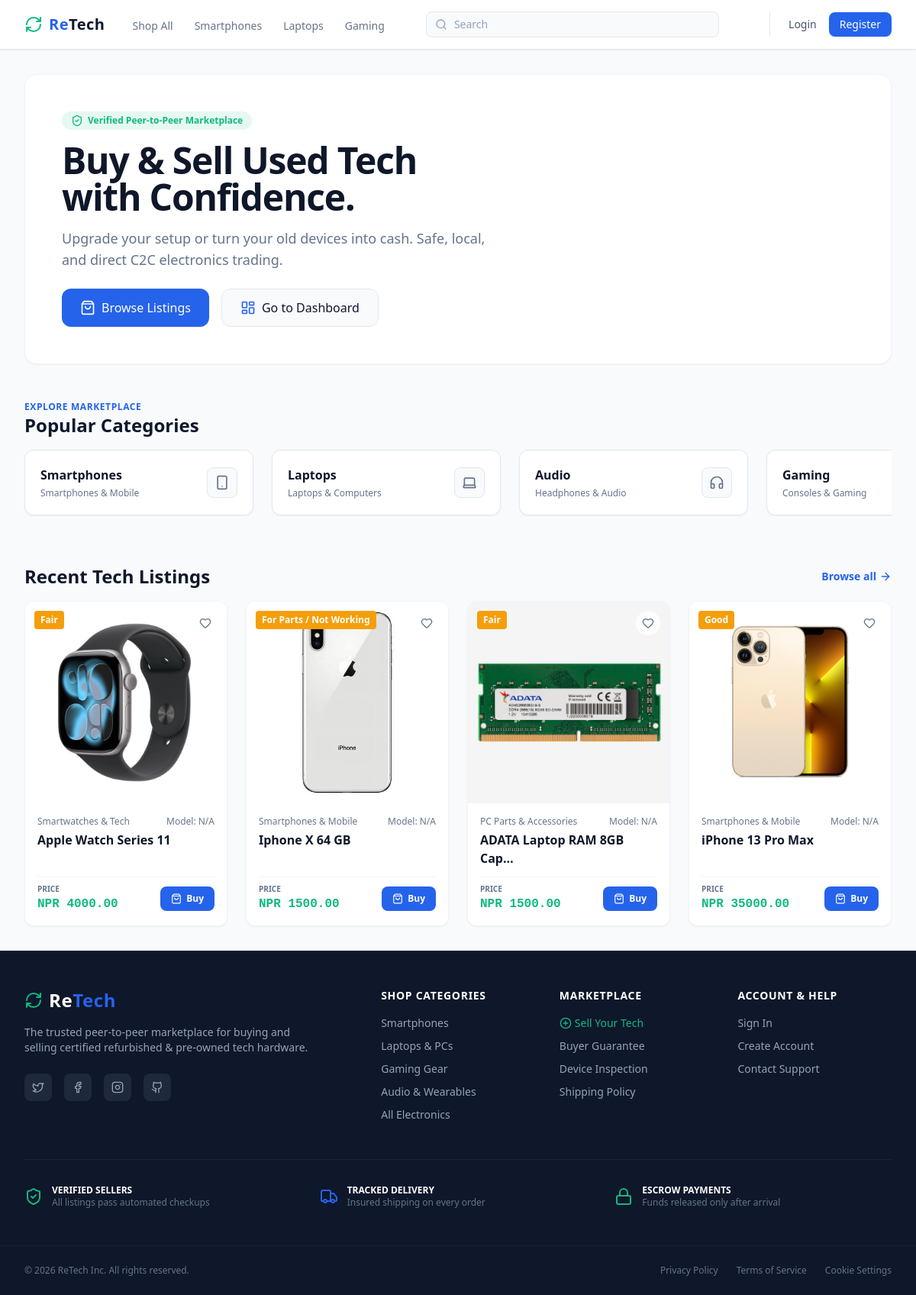
The page / on the database its author committed.
### rt_app/models.py (models this page shows, shortened)
class Product(models.Model):
    class Condition(models.TextChoices):
        LIKE_NEW = 'like_new', 'Like New'
        EXCELLENT = 'excellent', 'Excellent'
        GOOD = 'good', 'Good'
        FAIR = 'fair', 'Fair'
        FOR_PARTS = 'for_parts', 'For Parts / Not Working'
    class Category(models.TextChoices):
        SMARTPHONES = 'smartphones', 'Smartphones & Mobile'
        LAPTOPS = 'laptops', 'Laptops & Computers'
        AUDIO = 'audio', 'Headphones & Audio'
        GAMING = 'gaming', 'Consoles & Gaming'
        COMPONENTS = 'components', 'PC Parts & Accessories'
        WEARABLES = 'wearables', 'Smartwatches & Tech'
    seller = models.ForeignKey(User, on_delete=models.CASCADE, related_name='listings')
    category = models.CharField(max_length=30, choices=Category.choices, default=Category.SMARTPHONES)
    title = models.CharField(max_length=255)
    brand = models.CharField(max_length=100)
    model_name = models.CharField(max_length=100, blank=True)
    description = models.TextField()
    price = models.DecimalField(max_digits=10, decimal_places=2)
    condition = models.CharField(max_length=20, choices=Condition.choices, default=Condition.GOOD)
    battery_health = models.PositiveIntegerField(blank=True, null=True)
    has_original_box = models.BooleanField(default=False)
    has_bill_or_warranty = models.BooleanField(default=False)
    product_image = models.ImageField(upload_to='images/products/')
    is_sold = models.BooleanField(default=False)
    is_active = models.BooleanField(default=True)
    created_at = models.DateTimeField(auto_now_add=True)
    updated_at = models.DateTimeField(auto_now=True)

### rt_app/views/main_view.py (the view)
# urls.py: path('', home_view, name='home'),
def home_view(request):
    products = Product.objects.filter(is_active=True).order_by('-created_at')[:4]
    return render(request, 'main/home_page.html', {'products': products})

### rt_app/templates/main/home_page.html (shortened to what this page needs)
<html>
<head>
    {% load static %}
    <link href="{% static 'css/styles.css' %}" rel="stylesheet" />
</head>
<body class="bg-[#F8FAFC] text-[#0F172A] antialiased min-h-screen">
    {% include 'components/_navbar.html' %}
    <main class="max-w-7xl mx-auto px-4 sm:px-6 lg:px-8 py-8 space-y-12">
        <section class="bg-white rounded-2xl p-8 sm:p-12 shadow-sm border border-slate-100 flex flex-col md:flex-row items-center justify-between gap-8">
            <div class="space-y-4 max-w-xl">
                <span class="inline-flex items-center gap-1.5 px-3 py-1 rounded-full text-xs font-semibold bg-[#10B981]/10 text-[#10B981]">
                    <i data-lucide="shield-check" class="w-4 h-4"></i> Verified Peer-to-Peer Marketplace
                </span>
                <h1 class="text-4xl sm:text-5xl font-extrabold tracking-tight text-[#0F172A] leading-tight">
                    Buy & Sell Used Tech with Confidence.
                </h1>
                <p class="text-[#64748B] text-base sm:text-lg">
                    Upgrade your setup or turn your old devices into cash. Safe, local, and direct C2C electronics trading.
                </p>
                <div class="flex flex-wrap gap-4 pt-2">
                    <a href="/products/" class="inline-flex items-center gap-2 px-6 py-3 bg-[#2563EB] hover:bg-blue-700 text-white font-medium rounded-xl shadow-sm transition-colors">
                        <i data-lucide="shopping-bag" class="w-5 h-5"></i> Browse Listings
                    </a>
                    <a href="/dashboard/" class="inline-flex items-center gap-2 px-6 py-3 bg-[#F8FAFC] hover:bg-slate-100 text-[#0F172A] font-medium rounded-xl border border-slate-200 transition-colors">
                        <i data-lucide="layout-dashboard" class="w-5 h-5 text-[#2563EB]"></i> Go to Dashboard
                    </a>
                </div>
            </div>
        </section>
        <section class="space-y-4">
            <div class="flex justify-between items-end">
                <div>
                    <h2 class="text-xs font-bold uppercase tracking-wider text-[#2563EB]">Explore Marketplace</h2>
                    <p class="text-2xl font-bold text-[#0F172A]">Popular Categories</p>
                </div>
            </div>
            <div class="flex overflow-x-auto gap-6 pb-4 snap-x snap-mandatory custom-scrollbar">
                <a href="/products/?category=smartphones" class="group min-w-[260px] sm:min-w-[300px] snap-start bg-white border border-slate-200 p-5 rounded-xl shadow-sm hover:border-[#2563EB] transition-all flex items-center justify-between">
                    <div class="space-y-1">
                        <h3 class="font-bold text-slate-900 group-hover:text-[#2563EB] transition-colors">Smartphones</h3>
                        <p class="text-xs text-slate-500">Smartphones & Mobile</p>
                    </div>
                    <div class="w-10 h-10 bg-slate-50 rounded-lg flex items-center justify-center border border-slate-200 group-hover:bg-blue-50 group-hover:border-[#2563EB] transition-colors shrink-0 ml-4">
                        <i data-lucide="smartphone" class="w-5 h-5 text-slate-500 group-hover:text-[#2563EB] transition-colors"></i>
                    </div>
                </a>
                <a href="/products/?category=laptops" class="group min-w-[260px] sm:min-w-[300px] snap-start bg-white border border-slate-200 p-5 rounded-xl shadow-sm hover:border-[#2563EB] transition-all flex items-center justify-between">
                    <div class="space-y-1">
                        <h3 class="font-bold text-slate-900 group-hover:text-[#2563EB] transition-colors">Laptops</h3>
                        <p class="text-xs text-slate-500">Laptops & Computers</p>
                    </div>
                    <div class="w-10 h-10 bg-slate-50 rounded-lg flex items-center justify-center border border-slate-200 group-hover:bg-blue-50 group-hover:border-[#2563EB] transition-colors shrink-0 ml-4">
                        <i data-lucide="laptop" class="w-5 h-5 text-slate-500 group-hover:text-[#2563EB] transition-colors"></i>
                    </div>
                </a>
                <a href="/products/?category=audio" class="group min-w-[260px] sm:min-w-[300px] snap-start bg-white border border-slate-200 p-5 rounded-xl shadow-sm hover:border-[#2563EB] transition-all flex items-center justify-between">
                    <div class="space-y-1">
                        <h3 class="font-bold text-slate-900 group-hover:text-[#2563EB] transition-colors">Audio</h3>
                        <p class="text-xs text-slate-500">Headphones & Audio</p>
                    </div>
                    <div class="w-10 h-10 bg-slate-50 rounded-lg flex items-center justify-center border border-slate-200 group-hover:bg-blue-50 group-hover:border-[#2563EB] transition-colors shrink-0 ml-4">
                        <i data-lucide="headphones" class="w-5 h-5 text-slate-500 group-hover:text-[#2563EB] transition-colors"></i>
                    </div>
                </a>
                <a href="/products/?category=gaming" class="group min-w-[260px] sm:min-w-[300px] snap-start bg-white border border-slate-200 p-5 rounded-xl shadow-sm hover:border-[#2563EB] transition-all flex items-center justify-between">
                    <div class="space-y-1">
                        <h3 class="font-bold text-slate-900 group-hover:text-[#2563EB] transition-colors">Gaming</h3>
                        <p class="text-xs text-slate-500">Consoles & Gaming</p>
                    </div>
                </a>
            </div>
        </section>
        <section class="space-y-4">
            <div class="flex justify-between items-center">
                <h2 class="text-2xl font-bold text-[#0F172A]">Recent Tech Listings</h2>
                <a href="/products/" class="text-sm font-semibold text-[#2563EB] hover:underline flex items-center gap-1">
                    Browse all <i data-lucide="arrow-right" class="w-4 h-4"></i>
                </a>
            </div>
            <div class="grid grid-cols-1 sm:grid-cols-2 lg:grid-cols-4 gap-6">
                {% for product in products %}
                <div class="bg-white rounded-xl border border-slate-100 shadow-sm overflow-hidden hover:shadow-md transition-shadow group flex flex-col relative">
                    <a href="/wishlist/toggle/{{ product.id }}" class="absolute top-3 right-3 z-20 p-2 bg-white/80 backdrop-blur rounded-full text-[#64748B] hover:text-red-500 transition-colors shadow-xs">
                        {% if product.is_in_wishlist %}
                            <i data-lucide="heart" class="w-4 h-4 text-red-500 fill-red-500"></i>
                        {% else %}
                            <i data-lucide="heart" class="w-4 h-4"></i>
                        {% endif %}
                    </a>
                    <a href="/products/{{ product.id }}" class="flex flex-col flex-1">
                        <div class="relative bg-slate-100 aspect-square w-full flex items-center justify-center overflow-hidden">
                            <span class="absolute top-3 left-3 z-10 bg-[#F59E0B] text-white text-xs font-bold px-2 py-1 rounded shadow-xs">
                                {{ product.get_condition_display }}
                            </span>
                            {% if product.product_image %}
                                <img src="{{ product.product_image.url }}" alt="{{ product.title }}" class="w-full h-full object-cover group-hover:scale-105 transition-transform duration-300">
                            {% else %}
                                <i data-lucide="package" class="w-12 h-12 text-slate-400"></i>
                            {% endif %}
                        </div>
                        <div class="p-4 flex-1 flex flex-col justify-between space-y-3">
                            <div>
                                <div class="flex items-center justify-between text-xs text-[#64748B] mb-1">
                                    <span>{{ product.get_category_display }}</span>
                                    <span>Model: {{ product.model_name|default:"N/A" }}</span>
                                </div>
                                <h3 class="font-bold text-[#0F172A] group-hover:text-[#2563EB] transition-colors line-clamp-1">
                                    {{ product.title|truncatechars:25 }}
                                </h3>
                            </div>
                            <div class="pt-2 border-t border-slate-100 flex items-center justify-between gap-2">
                                <div>
                                    <p class="text-[10px] uppercase font-bold text-[#64748B]">Price</p>
                                    <p class="text-base font-extrabold text-[#10B981] font-mono">NPR {{ product.price|floatformat:2 }}</p>
                                </div>
                                <span class="bg-[#2563EB] hover:bg-blue-700 text-white text-xs font-bold px-3.5 py-2 rounded-lg transition-colors flex items-center gap-1.5 shadow-xs">
                                    <i data-lucide="shopping-bag" class="w-3.5 h-3.5"></i>
                                    <span>Buy</span>
                                </span>
                            </div>
                        </div>
                    </a>
                </div>
                {% endfor %}
            </div>
        </section>
    </main>
    {% include 'components/_footer.html' %}
</body>
</html>

### rows shown on the page
Product: condition "Fair", product_image (picture), category "Smartwatches & Tech", model_name "N/A", title "Apple Watch Series 11", price "4000.00"
Product: condition "For Parts / Not Working", product_image (picture), category "Smartphones & Mobile", model_name "N/A", title "Iphone X 64 GB", price "1500.00"
Product: condition "Fair", product_image (picture), category "PC Parts & Accessories", model_name "N/A", title "ADATA Laptop RAM 8GB Cap…", price "1500.00"
Product: condition "Good", product_image (picture), category "Smartphones & Mobile", model_name "N/A", title "iPhone 13 Pro Max", price "35000.00"
